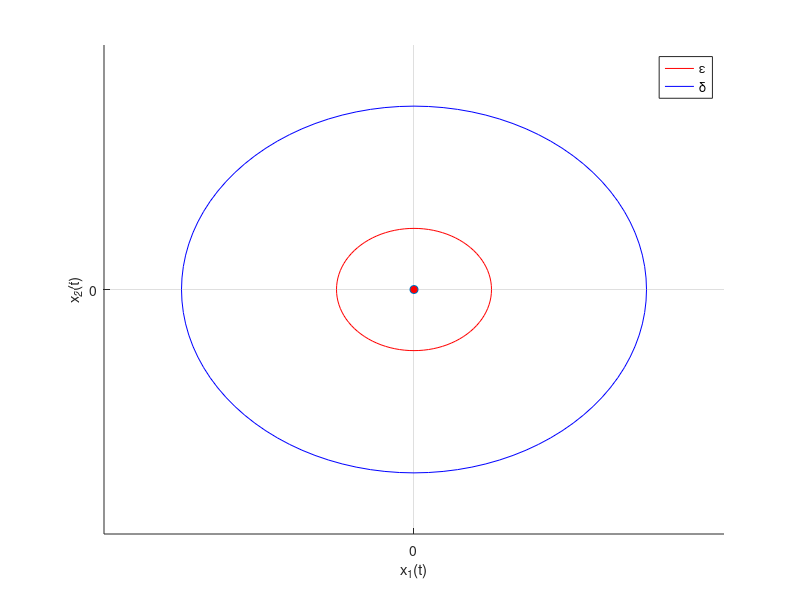

Source code (MATLAB):
% PlotCircle_1.m:   Plot a circle of radius R centered at the origin
% Input: number of points

n = 100;

angle = 0:2*pi/n:2*pi;            % vector of angles at which points are drawn
R_delta = 0.3;                            % Unit radius
R_epsilon = 0.1;

x1 = R_delta*cos(angle);  y1 = R_delta*sin(angle);   % Coordinates of the circle
hold on;
x2 = R_epsilon*cos(angle);  y2 = R_epsilon*sin(angle);   % Coordinates of the circle
plot(x2,y2,'r',x1,y1,'b');                             % Plot the circles
hold on;
line(0,0,'marker','o','linestyle','none','markerfacecolor','r');
axis([-0.4 0.4 -0.4 0.4]);
h = legend('\epsilon', '\delta');
xlabel('x_1(t)');
ylabel('x_2(t)');
set(gca,'ytick',0);
set(gca,'xtick',0);
grid on;